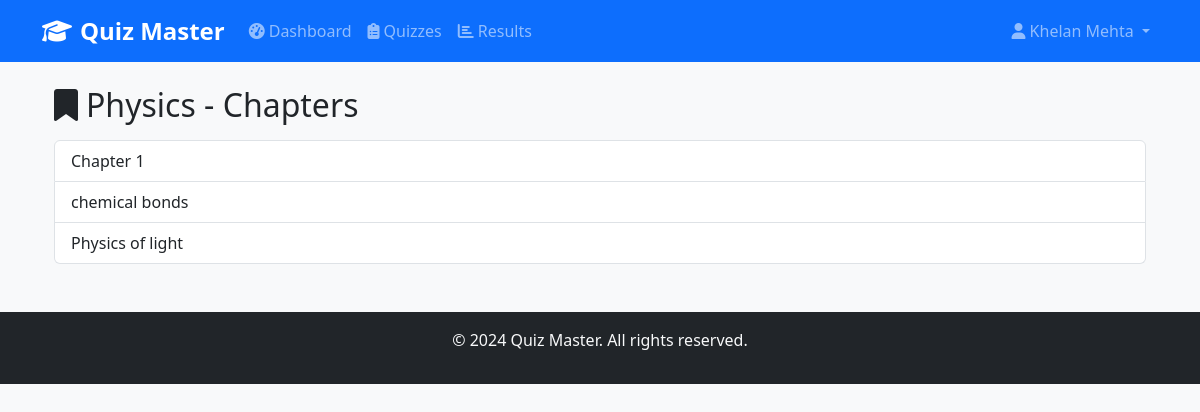
The app's page /user/subject/1/chapters (signed in) with its own data.
### database/models.py (models this page shows, shortened)
class Subject(db.Model):
    __tablename__ = 'subjects'
    id = db.Column(db.Integer, primary_key=True)
    name = db.Column(db.String(100), nullable=False)
    description = db.Column(db.Text)
    created_at = db.Column(db.DateTime, default=datetime.utcnow)
    chapters = db.relationship('Chapter', backref='subject', lazy=True, cascade='all, delete-orphan')

class Chapter(db.Model):
    __tablename__ = 'chapters'
    id = db.Column(db.Integer, primary_key=True)
    name = db.Column(db.String(100), nullable=False)
    description = db.Column(db.Text)
    subject_id = db.Column(db.Integer, db.ForeignKey('subjects.id'), nullable=False)
    created_at = db.Column(db.DateTime, default=datetime.utcnow)
    quizzes = db.relationship('Quiz', backref='chapter', lazy=True, cascade='all, delete-orphan')

### routes/user.py (the view)
@user_bp.route('/subject/<int:subject_id>/chapters')
@login_required
def subject_chapters(subject_id):
    subject = Subject.query.get_or_404(subject_id)
    chapters = Chapter.query.filter_by(subject_id=subject_id).all()
    return render_template('user/subject_chapters.html', subject=subject, chapters=chapters)

### routes/user.py (called while the page is built)
def login_required(f):
    @wraps(f)
    def decorated_function(*args, **kwargs):
        if not session.get('user_id'):
            flash('Please login to access this page.', 'error')
            return redirect(url_for('auth.login'))
        return f(*args, **kwargs)
    return decorated_function

### templates/user/subject_chapters.html (shortened to what this page needs)
{% extends "base.html" %}
{% block content %}
<div class="container mt-4">
  <h2 class="mb-3"><i class="fas fa-bookmark me-2"></i>{{ subject.name }} - Chapters</h2>
  {% if chapters %}
    <div class="list-group">
      {% for chapter in chapters %}
        <a href="{{ url_for('user.quizzes_by_chapter', chapter_id=chapter.id) }}" class="list-group-item list-group-item-action">
          {{ chapter.name }}
        </a>
      {% endfor %}
    </div>
  {% else %}
    <p class="text-muted">No chapters available for this subject.</p>
  {% endif %}
</div>
{% endblock %}

### static/css/style.css (style rules this page uses)
body { background-color: #f8f9fa; font-family: 'Segoe UI', Tahoma, Geneva, Verdana, sans-serif; }

### records on screen
Subject: name "Physics"
Chapter: name "Chapter 1"
Chapter: name "chemical bonds"
Chapter: name "Physics of light"

### other values on screen
{{ session.full_name }} "Khelan Mehta"
